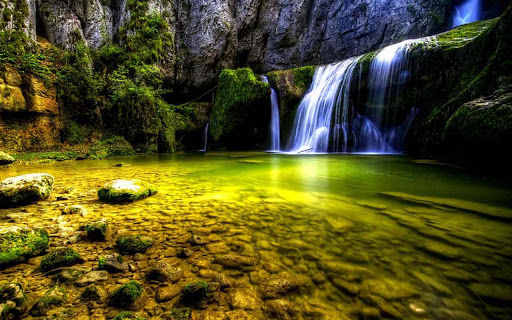
#> input picture problem_set_0/input/waterfall.png, 512 x 320 px
$ python ps0.py   (Python 2 division)
#> lines starting #> are read from the running program, lines starting #| are printed output that depends on the picture
# imports
import numpy as np
import cv2
import matplotlib.pyplot as plt

# load images, remember openCV loads color images as BGR
waterfall_original = cv2.imread('input/waterfall.png')
#> waterfall_original is the input picture: shape (320, 512, 3); mean B, G, R 31.8, 77.9, 82
mountains_original = cv2.imread('input/mountains.png')
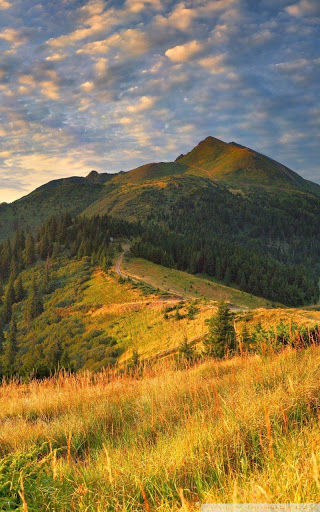
#> input picture problem_set_0/input/mountains.png, 320 x 512 px
#> mountains_original is the input picture: shape (512, 320, 3); mean B, G, R 76.7, 117.8, 136.7

####### Problem - swapping blue and red color planes
waterfall_blues = waterfall_original[:,:,0] # access blue color plane
waterfall_reds = waterfall_original[:,:,2]  # access the red color plane

# show image planes for reference
cv2.imshow('Red Plane', waterfall_reds)
cv2.imshow('Blue Plane', waterfall_blues)
cv2.waitKey(0)
cv2.destroyAllWindows()

# clone and swap color planes
# in OpenCV C++ you would use the .clone() method, however to copy and image in
# OpenCV Python us np.copy() from numpy
waterfall_red_blue_swap = waterfall_original.copy()
waterfall_red_blue_swap[:,:,0] = waterfall_reds
waterfall_red_blue_swap[:,:,2] = waterfall_blues

# show original and R-B swapped color planes
cv2.imshow('Original Image', waterfall_original)
cv2.imshow('Red & Blue Swapped', waterfall_red_blue_swap)
cv2.waitKey(0)
cv2.destroyAllWindows()

# save red and blue swapped image
cv2.imwrite('output/waterfall_red_blue_swapped.png', waterfall_red_blue_swap)


####### Problem - create a green and red monochromatic image
waterfall_greens = waterfall_original[:,:,1] # access the green color plane
cv2.imshow('Green Monochromatic Image', waterfall_greens)
cv2.imshow('Red Monochromatic Image', waterfall_reds)
cv2.waitKey(0)
cv2.destroyAllWindows()

# because green "looks" better we will save this as the monochromatic version
cv2.imwrite('output/water_monochromatic.png', waterfall_greens)
waterfall_mono = waterfall_greens.copy()


###### Problem - Replacement of Pixels
# replace the center 100 x 100 pixel square of the mountains mono image with the
# 100 x 100 center pixel square from the waterfall mono image
# first see what mono channel looks better for the mountains image
mountains_blues = mountains_original[:,:,0]
mountains_greens = mountains_original[:,:,1]
mountains_reds = mountains_original[:,:,2]
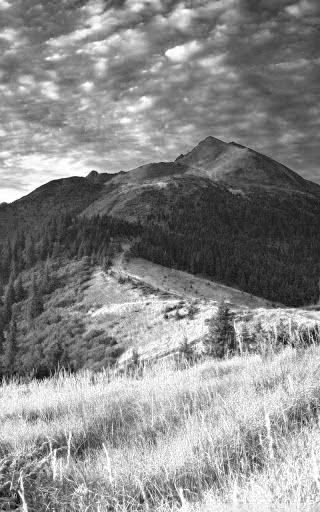
#> mountains_reds: shape (512, 320); min 0, max 255, mean 136.7

# show images
cv2.imshow('Blue Monochromatic Image', mountains_blues)
cv2.imshow('Green Monochromatic Image', mountains_greens)
cv2.imshow('Red Monochromatic Image', mountains_reds)
cv2.waitKey(0)
cv2.destroyAllWindows()

# green is the winner, copy it
mountains_mono = mountains_greens.copy()

# find the chunk
waterfall_center = np.array(waterfall_mono.shape[:2]) / 2.
#> waterfall_center = [160, 256]
waterfall_center_chunk = waterfall_mono[
        int(waterfall_center[0] - 50):int(waterfall_center[0] + 50),
        int(waterfall_center[1] - 50):int(waterfall_center[1] + 50)
    ]
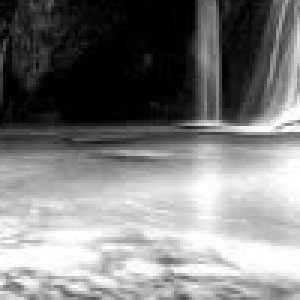
#> waterfall_center_chunk: shape (100, 100) (shown 3 times larger); min 0, max 255, mean 125.5
mountains_center = np.array(mountains_mono.shape[:2]) / 2.
#> mountains_center = [256, 160]
mountains_mono_center_replaced = mountains_mono.copy() # copy first
mountains_mono_center_replaced[
        int(mountains_center[0] - 50):int(mountains_center[0] + 50),
        int(mountains_center[1] - 50):int(mountains_center[1] + 50)
    ] = waterfall_center_chunk
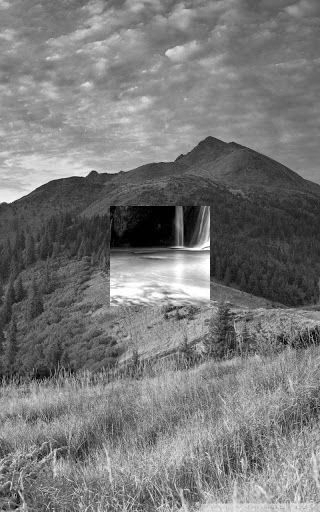
#> mountains_mono_center_replaced: shape (512, 320); min 0, max 255, mean 120.7

# show center chunk replaced mono moutnains image and save on close
cv2.imshow('Center Replaced', mountains_mono_center_replaced)
cv2.waitKey(0)
cv2.destroyAllWindows()
cv2.imwrite('output/mountains_mono_center_replaced.png',
    mountains_mono_center_replaced)


###### Problem - Arithmetic and Geometric Operations
print 'The minimum value in the mono waterfall image is:      {}'.format(
    waterfall_mono.min())
#| The minimum value in the mono waterfall image is:      0
print 'The maximum value in the mono waterfall image is:      {}'.format(
    waterfall_mono.max())
#| The maximum value in the mono waterfall image is:      255
print 'The average value in the mono waterfall image is:      {:.2f}'.format(
    waterfall_mono.mean())
#| The average value in the mono waterfall image is:      77.94
print 'The standard deviation in the mono waterfall image is: {:.2f}'.format(
    waterfall_mono.std())
#| The standard deviation in the mono waterfall image is: 63.12

# subtract the mean, then divide by the standard deviation, then multiply by 10
# finally add the mean back in
waterfall_arithmetic = waterfall_mono.copy()
waterfall_arithmetic = cv2.absdiff(waterfall_arithmetic, waterfall_arithmetic.mean())
waterfall_arithmetic = cv2.divide(waterfall_arithmetic, waterfall_arithmetic.std())
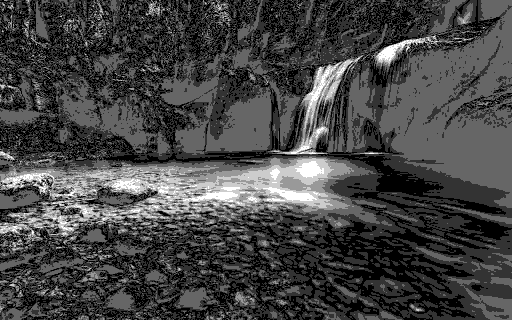
#> waterfall_arithmetic: shape (320, 512); min 0, max 5, mean 1.35; drawn with min black and max white
waterfall_arithmetic = cv2.multiply(waterfall_arithmetic, 10)
waterfall_arithmetic = cv2.add(waterfall_arithmetic, waterfall_arithmetic.mean())
cv2.imshow('Waterfall Arithmetic', waterfall_arithmetic)
cv2.waitKey(0)
cv2.destroyAllWindows()
cv2.imwrite('output/waterfall_arithmetic.png', waterfall_arithmetic)

# shift the waterfall_greens image 2 pixels to the left
M = np.float32([[1,0,2],[0,1,0]]) # the transformation matrix for Translation
rows, cols = waterfall_greens.shape[:2]
#> rows = 320; cols = 512
waterfall_greens_shifted = cv2.warpAffine(waterfall_greens, M, (cols, rows))
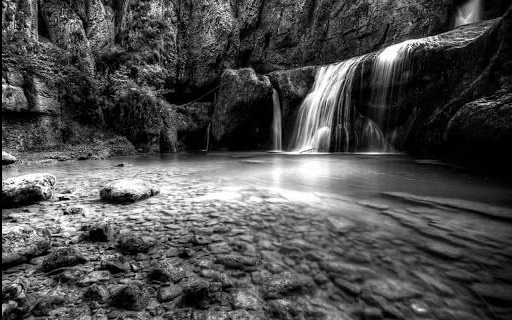
#> waterfall_greens_shifted: shape (320, 512); min 0, max 255, mean 77.9
waterfall_greens_sub_shifted = cv2.subtract(
    waterfall_greens, waterfall_greens_shifted)
cv2.imshow('Waterfall Greens Sub Shifted', waterfall_greens_sub_shifted)
cv2.waitKey(0)
cv2.destroyAllWindows()
cv2.imwrite('output/waterfall_greens_sub_shifted.png', waterfall_greens_sub_shifted)


###### Problem - Noise
# compare Gaussian Noise between blue and green channels in Waterfall image
im = np.zeros(waterfall_original.shape, np.uint8) # do not use original image it overwrites it
mean = (0, 1, 0) # gaussian mean BGR channels
sigma = (0, 10, 0) # gaussian sigma BGR channels
gaussian_noise = cv2.randn(im, mean, sigma)
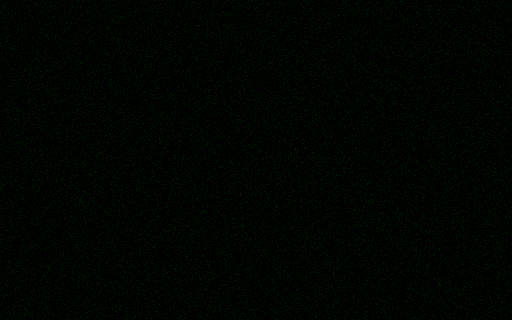
#> im: shape (320, 512, 3); mean of channels 0, 1, 2 0, 4.5, 0; drawn as B, G, R
waterfall_noise_green = cv2.add(waterfall_original, gaussian_noise)
cv2.imshow('Waterfall Green Noise', waterfall_noise_green)
cv2.waitKey(0)
cv2.destroyAllWindows()
cv2.imwrite('output/waterfall_noise_green.png', waterfall_noise_green)

# repeat for Blue Channel
mean = (1, 0, 0) # gaussian mean only for the blue channel (BGR)
sigma = (10, 0, 0) # gaussian sigma only for the blue channel (BGR)
gaussian_noise = cv2.randn(im, mean, sigma)
waterfall_noise_blue = cv2.add(waterfall_original, gaussian_noise)
cv2.imshow('Waterfall Blue Noise', waterfall_noise_blue)
cv2.waitKey(0)
cv2.destroyAllWindows()
cv2.imwrite('output/waterfall_noise_blue.png', waterfall_noise_blue)
